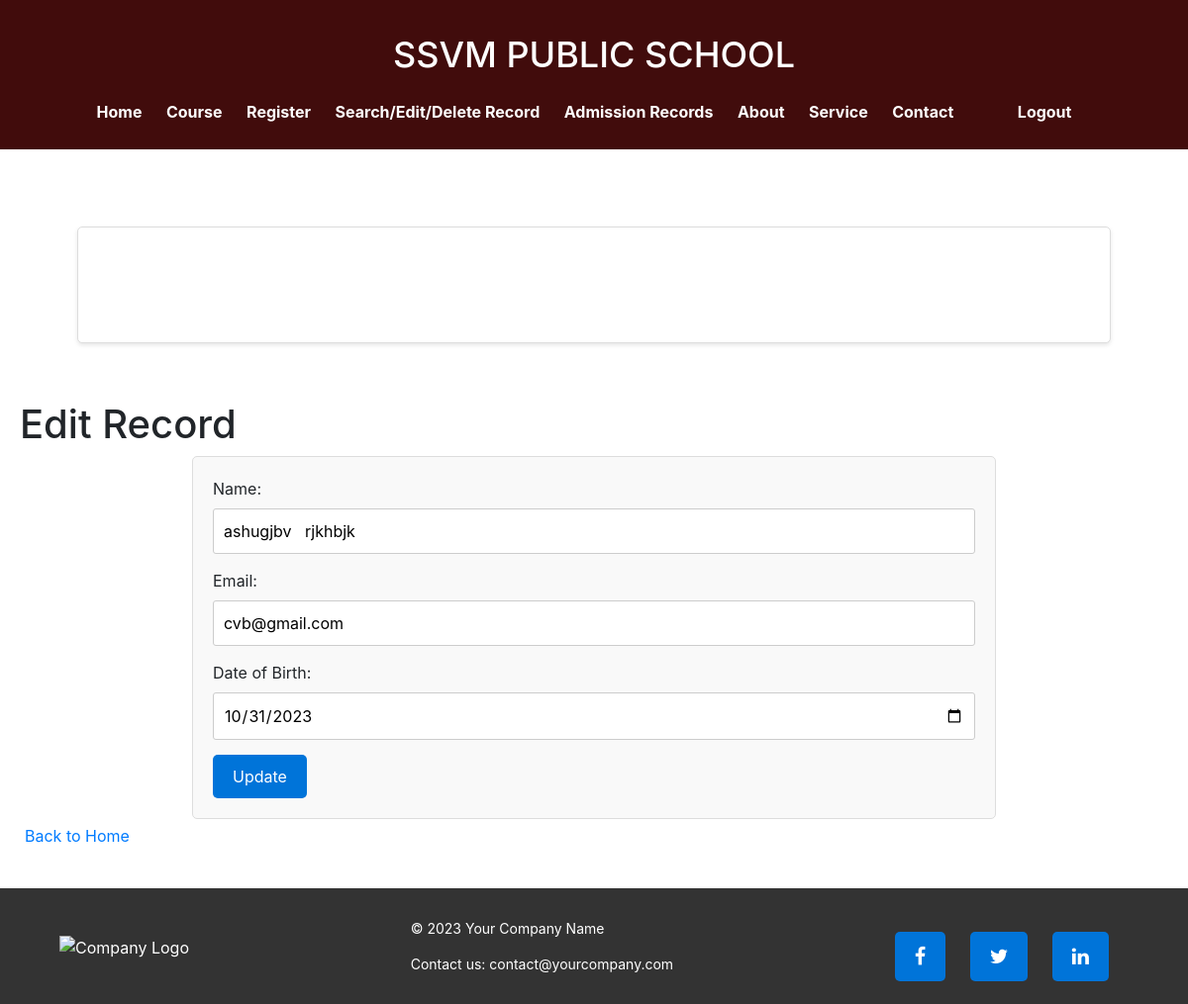
/update_record/2 (signed in), run on the app's committed database.
### models.py (models this page shows)
class AdmissionRecord(db.Model):
    id = db.Column(db.Integer, primary_key=True)
    name = db.Column(db.String(100), nullable=False)
    email = db.Column(db.String(100), nullable=False)
    dob = db.Column(db.String(10), nullable=False)

### test.py (the view)
@app.route('/update_record/<int:id>', methods=['GET', 'POST'])
@login_required
def update_record(id):
    record = AdmissionRecord.query.get(id)
    print(record)
    return render_template('edit_record.html', record=record)

### test.py (called while the page is built)
@login_manager.user_loader
def load_user(user_id):
    user = User_Credentials.query.get(int(user_id))
    return user

### templates/edit_record.html (shortened to what this page needs)
{% extends "layout.html" %}
{% block content %}
<h1>Edit Record </h1>
<form method="post" action="{{ url_for('record_edited', id=record.id) }}" onsubmit="return validateForm()">
    <label for="name">Name:</label>
    <input type="text" id="name" name="name" value="{{ record.name }}" required>
    <br>
    <label for="email">Email:</label>
    <input type="email" id="email" name="email" value="{{ record.email }}" required>
    <br>
    <label for="dob">Date of Birth:</label>
    <input type="date" id="dob" name="dob" value="{{ record.dob }}" required>
    <br>
    <input type="submit" value="Update">
</form>
<p><a href="{{ url_for('layout') }}">Back to Home</a></p>
{% endblock %}

### static/style.css (style rules this page uses)
html, body, h1, h2, h3, p, ul, ol, li, a { margin: 0; padding: 0; border: 0; }
body, h1, ul, li { margin: 0; padding: 0; }
p { font-size: 16px; line-height: 1.5; margin-bottom: 20px; padding: 5px; }
form { max-width: 70%; margin: 0 auto; padding: 20px; background-color: #f9f9f9; border: 1px solid #ddd; border-radius: 5px; }
input[type="text"], input[type="email"], input[type="date"], textarea { width: 100%; padding: 10px; margin-bottom: 15px; border: 1px solid #ccc; border-radius: 3px; }
input[type="submit"] { background-color: #0074D9; color: #fff; padding: 10px 20px; border: none; border-radius: 5px; cursor: pointer; }

### data on the page
AdmissionRecord: name "ashugjbv rjkhbjk", email "cvb@gmail.com", dob "10/31/2023"
